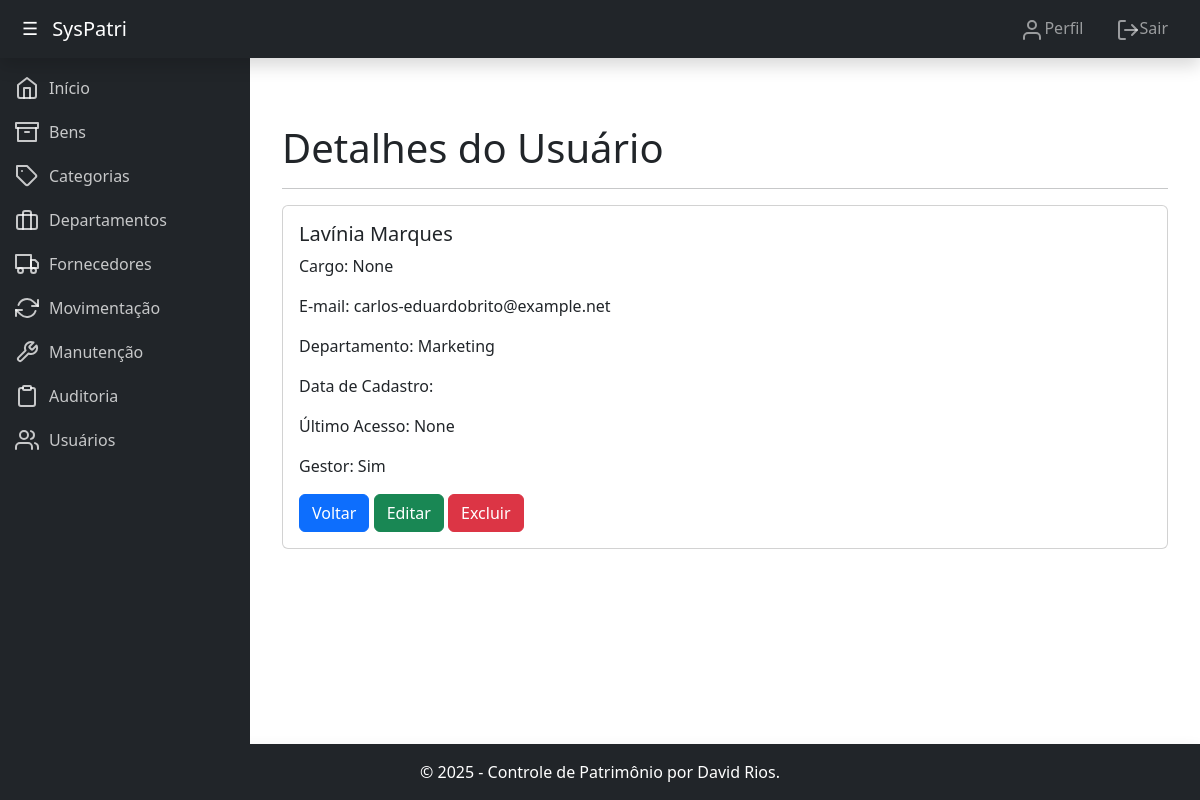
Screenshot of /usuarios/detalhes/28/ (signed in) with the database file from the repository.
### core/models.py (models this page shows, shortened)
class Usuario(AbstractUser):
    departamento = models.ForeignKey(Departamento, on_delete=models.SET_NULL, null=True, blank=True, verbose_name="Departamento")
    cargo = models.CharField(max_length=100, blank=True, null=True, verbose_name="Cargo")
    gerente = models.BooleanField(default=False, verbose_name="Gerente")
    groups = models.ManyToManyField(
        'auth.Group',
        verbose_name='groups',
        blank=True,
        help_text='The groups this user belongs to. A user will get all permissions granted to each of their groups.',
        related_name="usuario_groups",  # Nome único para o related_name
        related_query_name="usuario",
    )
    user_permissions = models.ManyToManyField(
        'auth.Permission',
        verbose_name='user permissions',
        blank=True,
        help_text='Specific permissions for this user.',
        related_name="usuario_permissions",  # Nome único para o related_name
        related_query_name="usuario",
    )

### patrimonio/models.py (models this page shows)
class Departamento(models.Model):
    nome = models.CharField(max_length=100, verbose_name="Nome")
    responsavel = models.CharField(max_length=100, verbose_name="Responsável")
    telefone = models.CharField(max_length=20, blank=True, null=True, verbose_name="Telefone")
    def __str__(self):
        return self.nome
    class Meta:
        verbose_name = "Departamento"
        verbose_name_plural = "Departamentos"

### core/views.py (the view)
# urls.py: path('usuarios/detalhes/<int:pk>/', views.detalhes_usuario, name='detalhes_usuario'),
@login_required
@user_passes_test(is_superuser_or_gerente, login_url='login')
def detalhes_usuario(request, pk):
    if not request.user.is_superuser and not request.user.gerente:
        raise PermissionDenied
    """
    View para exibir detalhes de um usuário.
    """
    usuario = get_object_or_404(Usuario, pk=pk)
    return render(request, 'detalhes_usuario.html', {'usuario': usuario})

### core/views.py (called while the page is built)
def is_superuser_or_gerente(user):
    return user.is_superuser or user.gerente

### core/templates/detalhes_usuario.html (shortened to what this page needs)
{% extends 'base.html' %}
{% block content %}
<div class="container">
    <div class="row">
        <div class="col-md-12">
            <h1 class="mt-5">Detalhes do Usuário</h1>
            <hr>
            <div class="card">
                <div class="card-body">
                    <h5 class="card-title">{{ usuario.first_name }} {{ usuario.last_name }}</h5>
                    <p class="card-text">Cargo: {{ usuario.cargo }}</p>
                    <p class="card-text">E-mail: {{ usuario.email }}</p>
                    <p class="card-text">Departamento: {{ usuario.departamento }}</p>
                    <p class="card-text">Data de Cadastro: {{ usuario.data_cadastro }}</p>
                    <p class="card-text">Último Acesso: {{ usuario.last_login }}</p>
                    <p class="card-text">Gestor: {% if usuario.gerente %} Sim {% else %} Não {% endif %}</p>
                    <a class="btn btn-primary" href="{% url 'listar_usuarios' %}">Voltar</a>
                    <a href="{% url 'atualizar_usuario' usuario.id %}" class="btn btn-success">Editar</a>
                    <a href="{% url 'excluir_usuario' usuario.id %}" class="btn btn-danger">Excluir</a>
                </div>
            </div>
        </div>
    </div>
</div>
{% endblock %}

### rows the page displays
Usuario: first_name "Lavínia", last_name "Marques", cargo "None", email "carlos-eduardobrito@example.net", departamento "Marketing", last_login "None"
